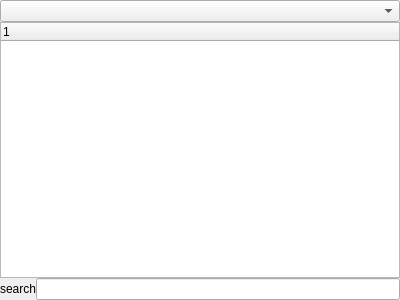
<?xml version="1.0" encoding="UTF-8"?>
<ui version="4.0">
 <class>PlatformListWidget</class>
 <widget class="QWidget" name="PlatformListWidget">
  <property name="geometry">
   <rect>
    <x>0</x>
    <y>0</y>
    <width>400</width>
    <height>300</height>
   </rect>
  </property>
  <property name="windowTitle">
   <string>Form</string>
  </property>
  <layout class="QVBoxLayout" name="verticalLayout">
   <property name="spacing">
    <number>0</number>
   </property>
   <property name="leftMargin">
    <number>0</number>
   </property>
   <property name="topMargin">
    <number>0</number>
   </property>
   <property name="rightMargin">
    <number>0</number>
   </property>
   <property name="bottomMargin">
    <number>0</number>
   </property>
   <item>
    <widget class="QComboBox" name="comboBoxPlatformSorting"/>
   </item>
   <item>
    <widget class="QTreeWidget" name="treeWidget">
     <column>
      <property name="text">
       <string notr="true">1</string>
      </property>
     </column>
    </widget>
   </item>
   <item>
    <layout class="QHBoxLayout" name="treeSearchHorizontalLayout">
     <property name="spacing">
      <number>0</number>
     </property>
     <item>
      <widget class="QLabel" name="treeSearchLabel">
       <property name="text">
        <string>search</string>
       </property>
       <property name="margin">
        <number>5</number>
       </property>
      </widget>
     </item>
     <item>
      <widget class="QLineEdit" name="treeSearch"/>
     </item>
    </layout>
   </item>
  </layout>
 </widget>
 <resources/>
 <connections/>
</ui>
